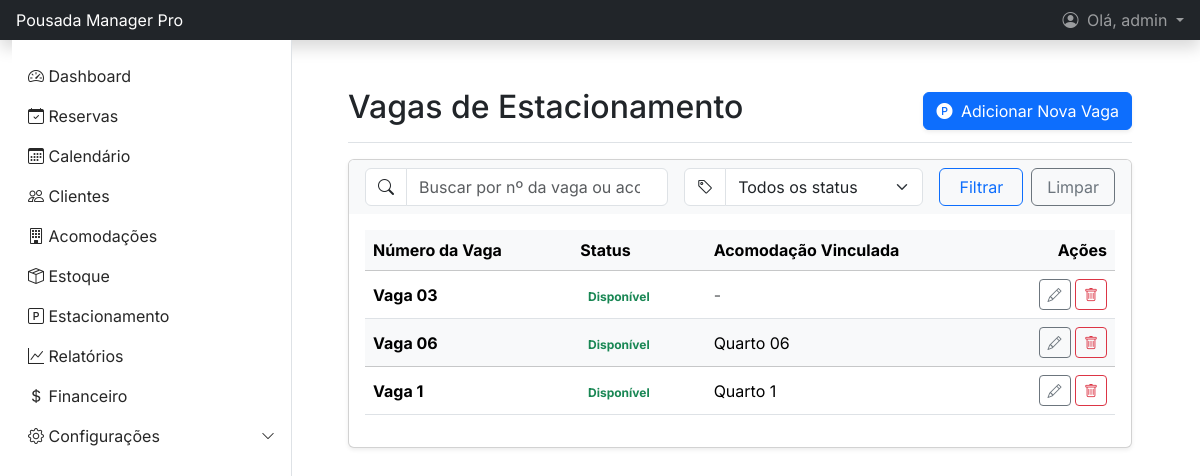
/estacionamento/ (signed in), run on the app's committed database.
### gestao/models.py (models this page shows, shortened)
class VagaEstacionamento(models.Model):
    numero_vaga = models.CharField(max_length=10, unique=True)
    disponivel = models.BooleanField(default=True)
    acomodacao_vinculada = models.OneToOneField(Acomodacao, on_delete=models.SET_NULL, null=True, blank=True)
    history = HistoricalRecords()

class Acomodacao(models.Model):
    STATUS_CHOICES = (
        ('disponivel', 'Disponível'),
        ('ocupado', 'Ocupado'),
        ('manutencao', 'Em Manutenção'),
        ('limpeza', 'Limpeza'),
    )
    numero = models.CharField(max_length=10, unique=True)
    tipo = models.ForeignKey(TipoAcomodacao, on_delete=models.PROTECT, related_name='acomodacoes')
    descricao = models.TextField(null=True, blank=True)
    capacidade = models.PositiveIntegerField(default=1, help_text="Número máximo de hóspedes.")
    qtd_camas = models.PositiveIntegerField(default=1, help_text="Quantidade de camas no quarto.")
    status = models.CharField(max_length=20, choices=STATUS_CHOICES, default='disponivel')
    history = HistoricalRecords()

### gestao/views.py (the view)
# urls.py: path('estacionamento/', views.VagaEstacionamentoListView.as_view(), name='vaga_estacionamento_list'),
class VagaEstacionamentoListView(LoginRequiredMixin, PermissionRequiredMixin, ListView):
    permission_required = 'gestao.view_vagaestacionamento'
    raise_exception = True  # Mostra erro 403 se não tiver permissão
    model = VagaEstacionamento
    template_name = 'gestao/vaga_estacionamento_list.html'
    context_object_name = 'vaga_estacionamento'
    paginate_by = 10 # Define 10 vagas por página
    def get_queryset(self):
        queryset = super().get_queryset().select_related('acomodacao_vinculada').order_by('numero_vaga')
        query = self.request.GET.get('q')
        disponivel = self.request.GET.get('disponivel')
        if query:
            queryset = queryset.filter(
                Q(numero_vaga__icontains=query) |
                Q(acomodacao_vinculada__numero__icontains=query)
            )
        if disponivel in ['true', 'false']:
            queryset = queryset.filter(disponivel=(disponivel == 'true'))
        return queryset

### templates/gestao/vaga_estacionamento_list.html (shortened to what this page needs)
{% extends 'base.html' %}
{% block content %}
<main class="px-md-4">
    <div class="d-flex justify-content-between flex-wrap flex-md-nowrap align-items-center pt-3 pb-2 mb-3 border-bottom">
        <h1 class="h2">Vagas de Estacionamento</h1>
        <div class="btn-toolbar mb-2 mb-md-0">
            <a href="{% url 'vaga_estacionamento_add' %}" class="btn btn-primary shadow-sm">
                <i class="bi bi-p-circle-fill me-1"></i> Adicionar Nova Vaga
            </a>
        </div>
    </div>
    <div class="card shadow-sm">
        <div class="card-header bg-light border-bottom-0">
            <form method="get" action="{% url 'vaga_estacionamento_list' %}" class="row g-3 align-items-center">
                <div class="col-md-5">
                    <div class="input-group">
                        <span class="input-group-text bg-white"><i class="bi bi-search"></i></span>
                        <input type="search" class="form-control" name="q" placeholder="Buscar por nº da vaga ou acomodação" value="{{ request.GET.q|default:'' }}">
                    </div>
                </div>
                <div class="col-md-4">
                    <div class="input-group">
                        <span class="input-group-text bg-white"><i class="bi bi-tag"></i></span>
                        <select name="disponivel" class="form-select">
                            <option value="">Todos os status</option>
                        </select>
                    </div>
                </div>
                <div class="col-md-3">
                    <div class="d-grid gap-2 d-md-flex">
                        <button class="btn btn-outline-primary w-100" type="submit">Filtrar</button>
                        <a href="{% url 'vaga_estacionamento_list' %}" class="btn btn-outline-secondary w-100">Limpar</a>
                    </div>
                </div>
            </form>
        </div>
        <div class="card-body">
            <div class="table-responsive">
                <table class="table table-hover align-middle">
                    <thead class="table-light">
                        <tr>
                            <th scope="col">Número da Vaga</th>
                            <th scope="col">Status</th>
                            <th scope="col">Acomodação Vinculada</th>
                            <th scope="col" class="text-end">Ações</th>
                        </tr>
                    </thead>
                    <tbody>
                        {% for vaga in vaga_estacionamento %}
                        <tr class="{% cycle '' 'table-light' %}">
                            <td>
                                <span class="fw-bold">Vaga {{ vaga.numero_vaga }}</span>
                            </td>
                            <td>
                                {% if vaga.disponivel %}
                                    <span class="badge bg-success-soft text-success">Disponível</span>
                                {% else %}
                                    <span class="badge bg-danger-soft text-danger">Ocupada</span>
                                {% endif %}
                            </td>
                            <td>
                                {% if vaga.acomodacao_vinculada %}
                                    Quarto {{ vaga.acomodacao_vinculada.numero }}
                                {% else %}
                                    <span class="text-muted">-</span>
                                {% endif %}
                            </td>
                            <td class="text-end">
                                <a href="{% url 'vaga_estacionamento_edit' vaga.pk %}" class="btn btn-sm btn-outline-secondary" data-bs-toggle="tooltip" title="Editar Vaga">
                                    <i class="bi bi-pencil"></i>
                                </a>
                                <a href="{% url 'vaga_estacionamento_delete' vaga.pk %}" class="btn btn-sm btn-outline-danger" data-bs-toggle="tooltip" title="Excluir Vaga">
                                    <i class="bi bi-trash"></i>
                                </a>
                            </td>
                        </tr>
                        {% empty %}
                        <tr>
                            <td colspan="4" class="text-center py-4">Nenhuma vaga de estacionamento encontrada.</td>
                        </tr>
                        {% endfor %}
                    </tbody>
                </table>
            </div>
        </div>
    </div>
</main>
{% endblock %}

### templates/base.html (shortened to what this page needs)
{% load static %} <!doctype html>
<html lang="pt-br">
<head>
    <link href="https://cdn.jsdelivr.net/npm/bootstrap@5.3.3/dist/css/bootstrap.min.css" rel="stylesheet">
    <link rel="stylesheet" href="https://cdn.jsdelivr.net/npm/bootstrap-icons@1.11.3/font/bootstrap-icons.min.css">
</head>
<body>
<header class="navbar navbar-dark bg-dark sticky-top flex-md-nowrap p-0 shadow">
    <a class="navbar-brand col-md-3 col-lg-2 me-0 px-3 fs-6" href="{% url 'dashboard' %}">
        Pousada Manager Pro
    </a>
    <div class="navbar-nav ms-auto">
        {% if user.is_authenticated %}
            <div class="nav-item dropdown">
                <a class="nav-link dropdown-toggle px-3" href="#" role="button" data-bs-toggle="dropdown" aria-expanded="false">
                    <i class="bi bi-person-circle me-1"></i>
                    Olá, {{ request.user.first_name|default:request.user.username }}
                </a>
            </div>
        {% else %}
            <div class="nav-item text-nowrap">
                <a class="nav-link px-3" href="{% url 'login' %}">Entrar (Login)</a>
            </div>
        {% endif %}
    </div>
</header>
<div class="container-fluid main-container">
    <div class="offcanvas offcanvas-start sidebar" tabindex="-1" id="sidebarMenu">
        <div class="offcanvas-body p-0">
            <ul class="nav flex-column pt-3">
                <li class="nav-item"><a class="nav-link" href="{% url 'dashboard' %}"><i class="bi bi-speedometer2"></i> Dashboard</a></li>
                <li class="nav-item"><a class="nav-link" href="{% url 'reserva_list' %}"><i class="bi bi-calendar-check"></i> Reservas</a></li>
                <li class="nav-item"><a class="nav-link" href="{% url 'calendario_reservas' %}"><i class="bi bi-calendar3"></i> Calendário</a></li>
                <li class="nav-item"><a class="nav-link" href="{% url 'cliente_list' %}"><i class="bi bi-people"></i> Clientes</a></li>
                <li class="nav-item"><a class="nav-link" href="{% url 'acomodacao_list' %}"><i class="bi bi-building"></i> Acomodações</a></li>
                <li class="nav-item"><a class="nav-link" href="{% url 'item_estoque_list' %}"><i class="bi bi-box-seam"></i> Estoque</a></li>
                <li class="nav-item"><a class="nav-link" href="{% url 'vaga_estacionamento_list' %}"><i class="bi bi-p-square"></i> Estacionamento</a></li>
                <li class="nav-item"><a class="nav-link" href="{% url 'relatorio_acomodacoes' %}"><i class="bi bi-graph-up"></i> Relatórios</a></li>
                {% if perms.auth.change_user %}
                <li class="nav-item"><a class="nav-link" href="{% url 'financeiro' %}"><i class="bi bi-currency-dollar"></i> Financeiro</a></li>
                {% endif %}
                <li class="nav-item">
                    <a class="nav-link d-flex justify-content-between align-items-center" data-bs-toggle="collapse" href="#configuracoesSubmenu" role="button" aria-expanded="false" aria-controls="configuracoesSubmenu">
                        <span><i class="bi bi-gear"></i> Configurações</span>
                        <i class="bi bi-chevron-down small"></i>
                    </a>
                </li>
            </ul>
        </div>
    </div>
    <main class="content">
        {% block content %}
        {% endblock %}
    </main>
</div>
</body>
</html>

### templates/base.html (style rules this page uses)
body { display: flex; min-height: 100vh; flex-direction: column; font-family: 'Inter', sans-serif; }
.main-container { display: flex; flex: 1; }
.content { flex: 1; padding: 2rem; }
.sidebar .nav-link { color: #272727; }
@media (min-width: 768px) { #sidebarMenu { position: relative !important; transform: none !important; visibility: visible !important; border-right: 1px solid #dee2e6; width: 280px !important; top: 0; height: auto; } }

### data on the page
VagaEstacionamento: numero_vaga "03", disponivel "Disponível"
VagaEstacionamento: numero_vaga "06", disponivel "Disponível", acomodacao_vinculada.numero "06"
VagaEstacionamento: numero_vaga "1", disponivel "Disponível", acomodacao_vinculada.numero "1"

### other printed values
{{ request.user.first_name|default:request.user.username }} "admin"
